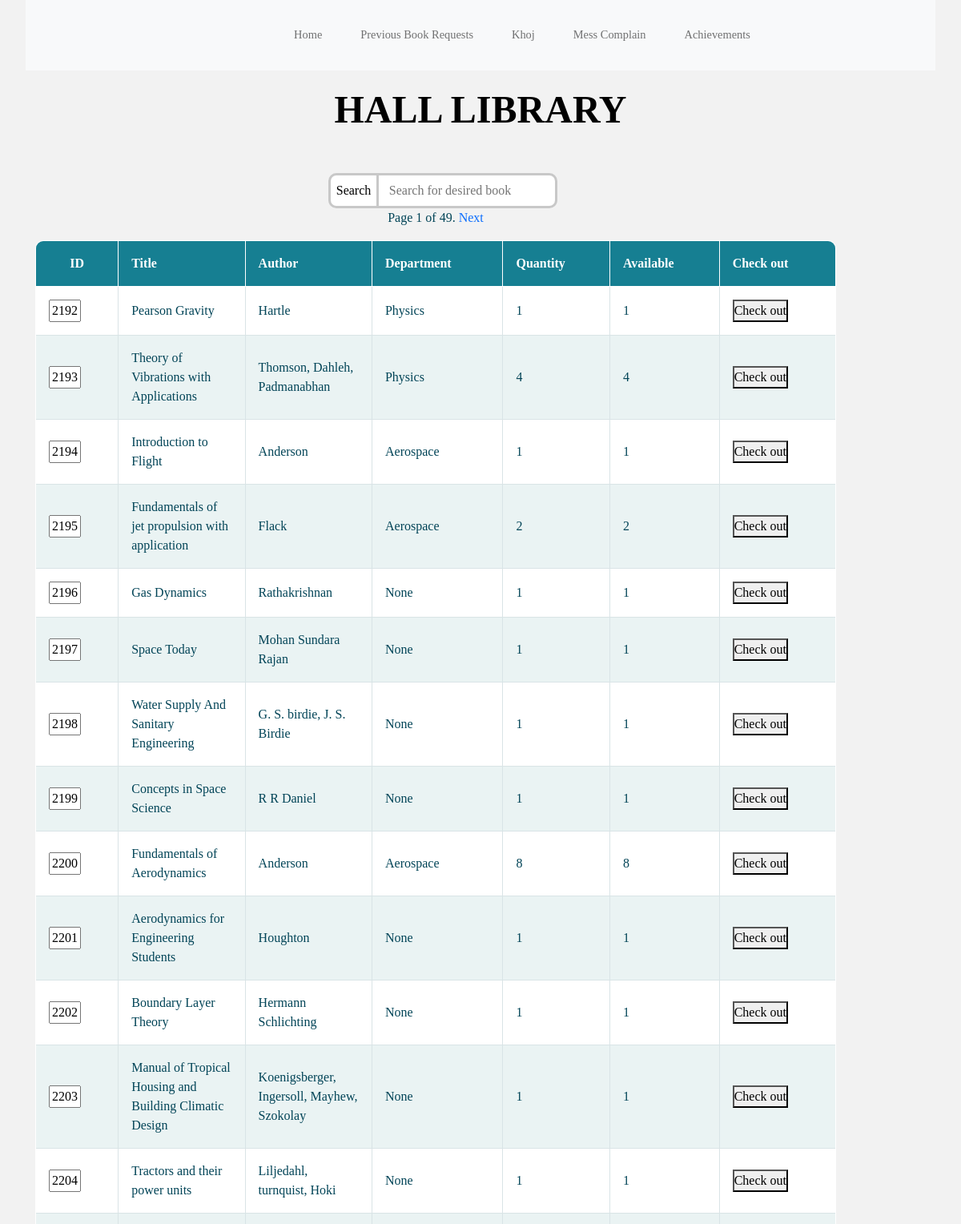
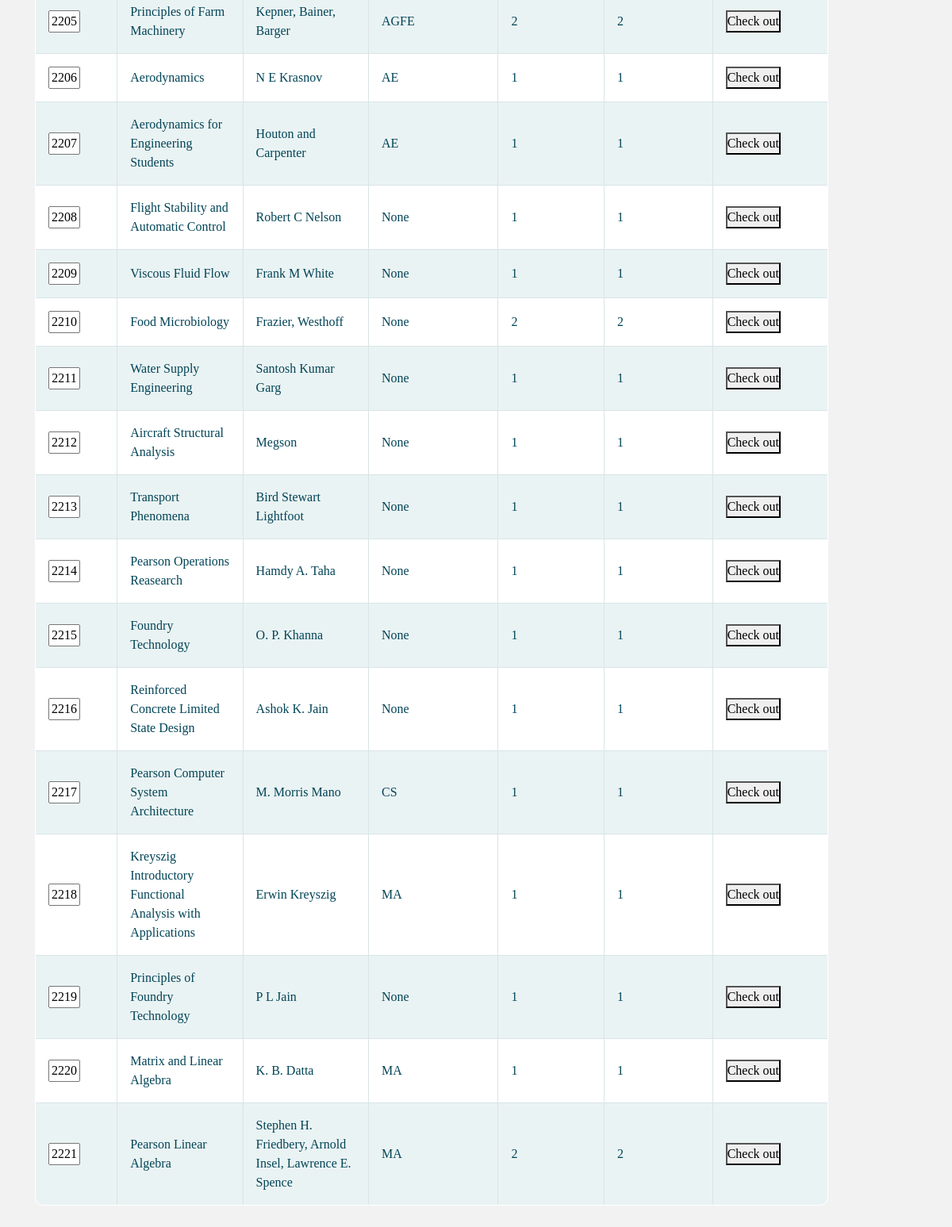
/library (signed in), run on the app's committed database (2 pictures, top to bottom).
### azad/models.py (models this page shows)
class book(models.Model):
    title=models.CharField(max_length=50, null=True)
    author=models.CharField(max_length=50, null=True)
    department=models.CharField(max_length=20, null=True)
    shelf=models.IntegerField(null=True)
    quantity=models.IntegerField(null=True)
    available=models.IntegerField(null=True)

### azad/views.py (the view)
# urls.py: path('library', views.library, name='library'),
def library(request, searchedBooks=None, str=None):
    if request.user.is_authenticated:
        if searchedBooks:
            books=searchedBooks
            return render(request, 'library.html', {'books':books, 'searchedString':str})
        else:
            books = book.objects.all()
        books_paginator = Paginator(books, 30)
        current_page_books = books_paginator.page(request.GET.get('books_page', 1))
        return render(request, 'library.html', {'books':current_page_books, 'searchedString':str})
    messages.info(request, 'Please login with valid ID to access library')
    return redirect("/")

### azad/templates/library.html (shortened to what this page needs)
{% load static %}
{% load socialaccount %}
<!DOCTYPE html>
<html>
<head>
    <link href="../static/css/library/bootstrap.min.css" rel="stylesheet">
    <link rel="stylesheet" href="../static/css/library/dab1868370809cf7.css" data-n-g="">
    <link rel="stylesheet" href="../static/css/library/library.css">
    <link rel="stylesheet" href="../static/css/alert.css">
</head>
<body>
    <div id="__next">
        <nav class="navbar navbar-expand-lg navbar-light bg-light">
            <div class="container-fluid">
                <div class="navbar-brand"><span
                        style="box-sizing:border-box;display:inline-block;overflow:hidden;width:initial;height:initial;background:none;opacity:1;border:0;margin:0;padding:0;position:relative;max-width:100%"><span
                            style="box-sizing:border-box;display:block;width:initial;height:initial;background:none;opacity:1;border:0;margin:0;padding:0;max-width:100%"><img
></span><img
                            alt="Ecell IIT BHU" href="/"
                            decoding="async" data-nimg="intrinsic" class="lf-logo lf-logo-dark -mt-1"
                            style="position:absolute;top:0;left:0;bottom:0;right:0;box-sizing:border-box;padding:0;border:none;margin:auto;display:block;width:0;height:0;min-width:100%;max-width:100%;min-height:100%;max-height:100%"></span>
                </div>
                <div class="collapse navbar-collapse" id="navbarSupportedContent">
                    <ul class="navbar-nav me-auto mb-2 mb-lg-0">
                        <li class="nav-item dropdown contact-nav"><a class="nav-link" href="/">
                                <h3>Home</h3>
                            </a></li>
                            <li class="nav-item dropdown contact-nav"><a class="nav-link" href="/previousBookRequests">
                                <h3>Previous Book Requests</h3>
                            </a></li>
                        <li class="nav-item dropdown startups-nav"><a class="nav-link" href="/khoj">
                                <h3>Khoj</h3>
                            </a></li>
                        <li class="nav-item dropdown contact-nav"><a class="nav-link" href="/complain">
                                <h3>Mess Complain</h3>
                            </a></li>
                            <li class="nav-item dropdown contact-nav"><a class="nav-link" href="/achievements">
                                <h3>Achievements</h3>
                            </a></li>
                    </ul>
                </div>
            </div>
        </nav>
        <div>
            <div class="body container-fluid">
                <div style="height:fit-content;margin-bottom:50px" class="header row">
                    <h1 style="margin:20px auto 0px auto;font-size:3rem;color:black;font-weight:bold;text-align:center">
                        HALL LIBRARY</h1>
                </div>
                <div style="display:flex;justify-content:left;gap:20px">
                    <div class="startups">
                        <div class="search-container row">
                            <form action="/search" method="post">
                                <div id="inner-form-container">
                                <button type="submit">Search</button>
                                {% if searchedString %}
                                <input type="search" name="search" id="search-box"
                                placeholder="Search for desired book" value={{searchedString}}>
                                {% else %}
                                <input type="search" name="search" id="search-box"
                                placeholder="Search for desired book" value="">
                                {% endif %}
                                </div>
                        </form>
                        </div>
                        <div class="complain_navigation">
                    <span>
                        {% if books.number %}
                            Page {{ books.number }} of {{ books.paginator.num_pages }}.
                        {% endif %}
                    </span>
                    {% if books.has_next %}
                      <a href="?books_page={{ books.next_page_number }}">Next</a>
                    {% endif %}
                          </div>
                        <div class="table">
                            <table class="responstable">
                                <tr>
                                    <th>ID</th>
                                    <th data-th="Driver details"><span>Title</span></th>
                                    <th>Author</th>
                                    <th>Department</th>
                                    <th>Quantity</th>
                                    <th>Available</th>
                                    <th>Check out</th>
                                </tr>
                                {% for book in books %}
                                <tr>
                                    <form action="/checkout" method="post">
                                    <td><input id="id" name="id" type="text" readonly value={{book.id}}></td>
                                    <td>{{book.title}}</td>
                                    <td>{{book.author}}</td>
                                    <td>{{book.department}}</td>
                                    <td>{{book.quantity}}</td>
                                    <td>{{book.available}}</td>
                                    <td>
                                        {% if book.available == 0 %}
                                        <button type="submit" disabled>Check out</button>
                                        {% else %}
                                        <button type="submit">Check out</button>
                                        {% endif %}
                                    </form></td>
                                </tr>
                                {% endfor %}
                            </table>
                            </div>
                    </div>
                </div>
            </div>
        </div>
        <div>
            <div style="position:fixed;z-index:9999;top:16px;left:16px;right:16px;bottom:16px;pointer-events:none">
            </div>
        </div>
    </div>
</body>
</html>

### azad/static/css/library/dab1868370809cf7.css (style rules this page uses)
:root { --foreground:222.2 47.4% 11.2%;--background:0 0% 100%;--muted:210 40% 96.1%;--muted-foreground:215.4 16.3% 46.9%;--popover:0 0% 100%;--popover-foreground:222.2 47.4% 11.2%;--card:0 0% 100%;--card-foreground:222.2 47.4% 11.2% }
* { margin:0;padding:0;font-family:averta;box-sizing:border-box }
a { text-decoration:none }
body { background-color:#f8f9fa }
.navbar { position:sticky;top:0;height:5.5rem;z-index:100 }
.navbar,.navbar .container-fluid { display:flex;align-items:center;justify-content:center;padding:0;background-color:#f8f9fa }
.navbar .container-fluid { max-width:1400px;margin:auto;height:100% }
.navbar-nav { padding:0;margin:0 auto;height:100%;background-color:#f8f9fa }
.navbar-brand { display:flex;cursor:pointer;justify-content:center;align-items:center;margin:0 0 0 25px }
.nav-link h3 { display:inline;font-size:1.1rem;height:100%;margin:5px auto }
.navbar-collapse { height:100% }
.nav-item { flex-direction:column;justify-content:center;margin:0 1.8em;height:100% }
.nav-item,.nav-item a { display:flex;background-color:#f8f9fa }
.dropdown { position:static!important }
ul { list-style:none;background-color:#fff }
@media only screen and (max-width:1230px)and (min-width:1190px) { .nav-item { margin:0 1em } }
@media only screen and (max-width:1230px)and (min-width:1190px) { .nav-item h3 { font-size:.9rem } }
@media only screen and (max-width:1230px)and (min-width:1190px) { .navbar-brand { margin-left:1.2em;width:80px } }
.body { max-width:1390px;margin:auto }
.header { margin:auto;height:620px }
.startups { max-width:1000px;display:flex;flex-direction:column;align-items:center }
.startups,.startups .search-container { width:100% }
.startups .search-container input { border-radius:10px;padding:7px;border:3px solid #c8c8c8;width:98%;margin:auto;color:gray }
.row { --bs-gutter-x:0.3rem }

### azad/static/css/library/library.css (style rules this page uses)
.responstable { margin: 1em 0; width: 100%; overflow: hidden; background: #fff; color: #024457; border-radius: 10px; border: 1px solid #167f92; }
.responstable tr { border: 1px solid #d9e4e6; }
.responstable tr:nth-child(odd) { background-color: #eaf3f3; }
.responstable th { display: none; border: 1px solid #fff; background-color: #167f92; color: #fff; padding: 1em; }
.responstable th:first-child { display: table-cell; text-align: center; }
.responstable th:nth-child(2) { display: table-cell; }
.responstable th:nth-child(2) span { display: none; }
.responstable th:nth-child(2):after { content: attr(data-th); }
.search-container form { display: flex; justify-content: center; align-items: center; }
.search-container form input { max-width: 30rem; padding-left: 1.5rem!important; }
#inner-form-container { display: flex; align-items: center; gap: .2rem; }
#inner-form-container button { padding: 7px; border: 3px solid #c8c8c8; position: relative; left: 1.1rem; border-radius: 10px 0 0 10px; background-color: white; }
@media (min-width: 480px) { .responstable th:nth-child(2) span { display: block; } }
@media (min-width: 480px) { .responstable th:nth-child(2):after { display: none; } }
.responstable td { display: block; word-wrap: break-word; max-width: 7em; }
#id { width: 2.5rem; text-align: center; }
@media (min-width: 480px) { .responstable td { border: 1px solid #d9e4e6; } }
.responstable th, .responstable td { text-align: left; margin: 0.5em 1em; }
@media (min-width: 480px) { .responstable th, .responstable td { display: table-cell; padding: 1em; } }
body { padding: 0 2em; font-family: Arial, sans-serif; color: #024457; background: #f2f2f2; }
h1 { font-family: Verdana; font-weight: normal; color: #024457; }

### data on the page
book: id "2192", title "Pearson Gravity", author "Hartle", department "Physics", quantity "1", available "1", shows "Check out"
book: id "2193", title "Theory of Vibrations with Applications", author "Thomson, Dahleh, Padmanabhan", department "Physics", quantity "4", available "4", shows "Check out"
book: id "2194", title "Introduction to Flight", author "Anderson", department "Aerospace", quantity "1", available "1", shows "Check out"
book: id "2195", title "Fundamentals of jet propulsion with application", author "Flack", department "Aerospace", quantity "2", available "2", shows "Check out"
book: id "2196", title "Gas Dynamics", author "Rathakrishnan", department "None", quantity "1", available "1", shows "Check out"
book: id "2197", title "Space Today", author "Mohan Sundara Rajan", department "None", quantity "1", available "1", shows "Check out"
book: id "2198", title "Water Supply And Sanitary Engineering", author "G. S. birdie, J. S. Birdie", department "None", quantity "1", available "1", shows "Check out"
book: id "2199", title "Concepts in Space Science", author "R R Daniel", department "None", quantity "1", available "1", shows "Check out"
book: id "2200", title "Fundamentals of Aerodynamics", author "Anderson", department "Aerospace", quantity "8", available "8", shows "Check out"
book: id "2201", title "Aerodynamics for Engineering Students", author "Houghton", department "None", quantity "1", available "1", shows "Check out"
book: id "2202", title "Boundary Layer Theory", author "Hermann Schlichting", department "None", quantity "1", available "1", shows "Check out"
book: id "2203", title "Manual of Tropical Housing and Building Climatic Design", author "Koenigsberger, Ingersoll, Mayhew, Szokolay", department "None", quantity "1", available "1", shows "Check out"
book: id "2204", title "Tractors and their power units", author "Liljedahl, turnquist, Hoki", department "None", quantity "1", available "1", shows "Check out"
book: id "2205", title "Principles of Farm Machinery", author "Kepner, Bainer, Barger", department "AGFE", quantity "2", available "2", shows "Check out"
book: id "2206", title "Aerodynamics", author "N E Krasnov", department "AE", quantity "1", available "1", shows "Check out"
book: id "2207", title "Aerodynamics for Engineering Students", author "Houton and Carpenter", department "AE", quantity "1", available "1", shows "Check out"
book: id "2208", title "Flight Stability and Automatic Control", author "Robert C Nelson", department "None", quantity "1", available "1", shows "Check out"
book: id "2209", title "Viscous Fluid Flow", author "Frank M White", department "None", quantity "1", available "1", shows "Check out"
book: id "2210", title "Food Microbiology", author "Frazier, Westhoff", department "None", quantity "2", available "2", shows "Check out"
book: id "2211", title "Water Supply Engineering", author "Santosh Kumar Garg", department "None", quantity "1", available "1", shows "Check out"
book: id "2212", title "Aircraft Structural Analysis", author "Megson", department "None", quantity "1", available "1", shows "Check out"
book: id "2213", title "Transport Phenomena", author "Bird Stewart Lightfoot", department "None", quantity "1", available "1", shows "Check out"
book: id "2214", title "Pearson Operations Reasearch", author "Hamdy A. Taha", department "None", quantity "1", available "1", shows "Check out"
book: id "2215", title "Foundry Technology", author "O. P. Khanna", department "None", quantity "1", available "1", shows "Check out"
book: id "2216", title "Reinforced Concrete Limited State Design", author "Ashok K. Jain", department "None", quantity "1", available "1", shows "Check out"
book: id "2217", title "Pearson Computer System Architecture", author "M. Morris Mano", department "CS", quantity "1", available "1", shows "Check out"
book: id "2218", title "Kreyszig Introductory Functional Analysis with Applications", author "Erwin Kreyszig", department "MA", quantity "1", available "1", shows "Check out"
book: id "2219", title "Principles of Foundry Technology", author "P L Jain", department "None", quantity "1", available "1", shows "Check out"
book: id "2220", title "Matrix and Linear Algebra", author "K. B. Datta", department "MA", quantity "1", available "1", shows "Check out"
book: id "2221", title "Pearson Linear Algebra", author "Stephen H. Friedbery, Arnold Insel, Lawrence E. Spence", department "MA", quantity "2", available "2", shows "Check out"

### other printed values
{{ books.number }} "1"
{{ books.paginator.num_pages }} "49"
